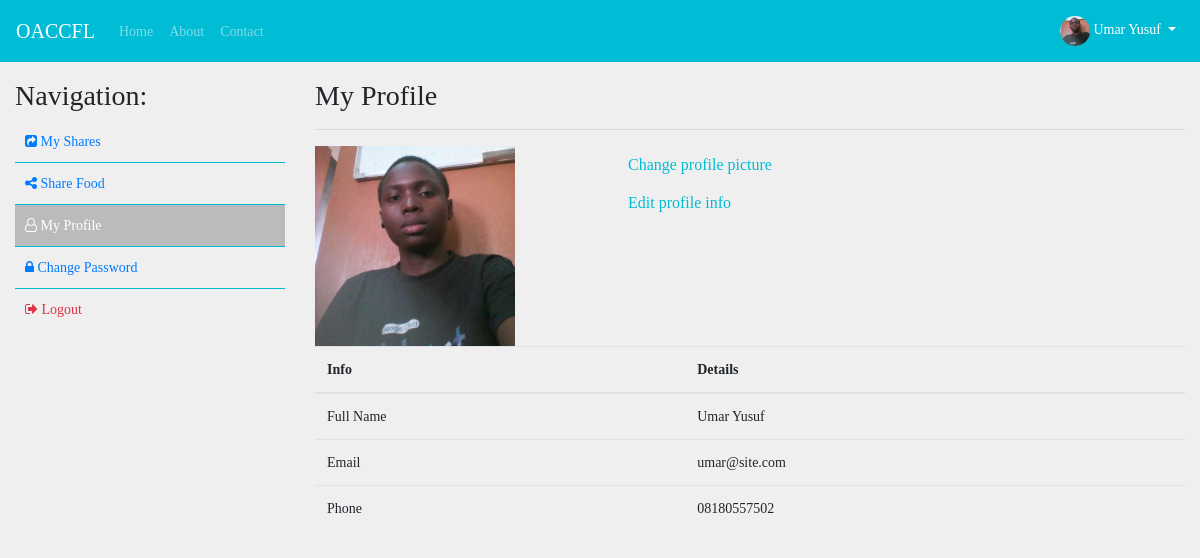
The app's page /profile.php (signed in) with its own data.
### tables this page shows
CREATE TABLE `users` (
  `id` int(11) NOT NULL,
  `name` varchar(255) NOT NULL,
  `email` varchar(255) NOT NULL,
  `phone` varchar(20) NOT NULL,
  `password` varchar(255) NOT NULL,
  `created_at` datetime NOT NULL DEFAULT CURRENT_TIMESTAMP,
  `picture` varchar(255) NOT NULL DEFAULT 'user.jpg'
);

### profile.php (the view, shortened to what this page needs)
<?php
	$page = "My Profile";
require_once 'config/db.php';
$user_id = $_SESSION['user_id'];
require_once 'includes/head.php';
require_once 'includes/nav.php';
	$sql = "SELECT * FROM users WHERE id=:user_id";
	if($stmt = $pdo->prepare($sql)){
		$stmt->bindParam(":user_id", $user_id, PDO::PARAM_INT);
		if($stmt->execute()){
			$data = $stmt->fetch();
		}
	}
?>
<div class="container-fluid">
	<div class="row">
		<div class="col-md-3 mt-4">
			<?php require_once 'includes/sidebar.php'; ?>
		</div>
		<div class="col-md-9 mt-4">
			<h3>My Profile</h3>
			<hr>
			<div class="row">
				<div class="col-md-4">
					<img src="assets/images/users/<?php echo $data['picture']; ?>" alt="<?php echo $data['name']; ?>" class="img-fluid profile-img">
				</div>
				<div class="col-md-8">
					<button type="button" class="btn btn-link text-cyan" id="changePic">Change profile picture</button>
					<br>
					<button type="button" class="btn btn-link text-cyan" id="editInfo">Edit profile info</button>
				</div>
			</div>
			<table class="table " id="profileInfo">
				<thead>
					<tr>
						<th>Info</th>
						<th>Details</th>
					</tr>
				</thead>
				<tbody>
					<tr>
						<td>Full Name</td>
						<td><?php echo $data["name"]; ?></td>
					</tr>
					<tr>
						<td>Email</td>
						<td><?php echo $data["email"]; ?></td>
					</tr>
					<tr>
						<td>Phone</td>
						<td><?php echo $data["phone"]; ?></td>
					</tr>
				</tbody>
			</table>
		</div>
	</div>
</div>
<?php require_once 'includes/foot.php';?>

### includes/nav.php (shortened to what this page needs)
<?php
if(isset($_SESSION['user_id'])){
	$req = $pdo->prepare("SELECT picture FROM users WHERE id=:user_id");
	$req->bindParam(":user_id", $_SESSION['user_id'], PDO::PARAM_INT);
	$req->execute();
	$pic = $req->fetch();
}
?>
<nav class="navbar navbar-expand-md navbar-dark fixed-top bg-cyan">
	<a class="navbar-brand" href="index.php">OACCFL</a>
	<div class="collapse navbar-collapse" id="navbarCollapse">
		<ul class="navbar-nav mr-auto">
			<li class="nav-item <?php echo ($page === 'Home') ? 'active' : ''; ?>">
				<a class="nav-link" href="index.php">Home <span class="sr-only">(current)</span></a>
			</li>
			<li class="nav-item <?php echo ($page === 'About') ? 'active' : ''; ?>">
				<a class="nav-link" href="about.php">About</a>
			</li>
			<li class="nav-item <?php echo ($page === 'Contact') ? 'active' : ''; ?>">
				<a class="nav-link" href="contact.php">Contact</a>
			</li>
		</ul>
		<ul class="navbar-nav ">
			<?php if (isset($_SESSION['user_id'])): ?>
			<li class="nav-item dropdown active">
	      <a class="nav-link dropdown-toggle" href="#" id="navbardrop" data-toggle="dropdown">
	        <img src="assets/images/users/<?php echo $pic['picture']; ?>" class="nav-item rounded-circle img-fluid"  style="width: 30px; height: 30px;" alt=""> <?php echo $_SESSION['name']; ?>
	      </a>
	    </li>
			<?php endif ?>
		</ul>
	</div>
</nav>

### assets/css/styles.css (style rules this page uses)
* { margin: 0; padding: 0; box-sizing: border-box; }
body { font-family: ubuntu; background-color: #efefef; margin-top: 55px; font-size: 14px; }
.navbar-brand, h1, .card-title, .nice-font { font-family: lobster; }
.profile-img { width: 200px; height: 200px; }
.bg-cyan { background-color: #00bcd4; }
.text-cyan { color: #00bcd4; }

### records on screen
users: picture (picture), name "Umar Yusuf", email "umar@site.com", phone "08180557502"

### other values on screen
$_SESSION['name'] "Umar Yusuf"
